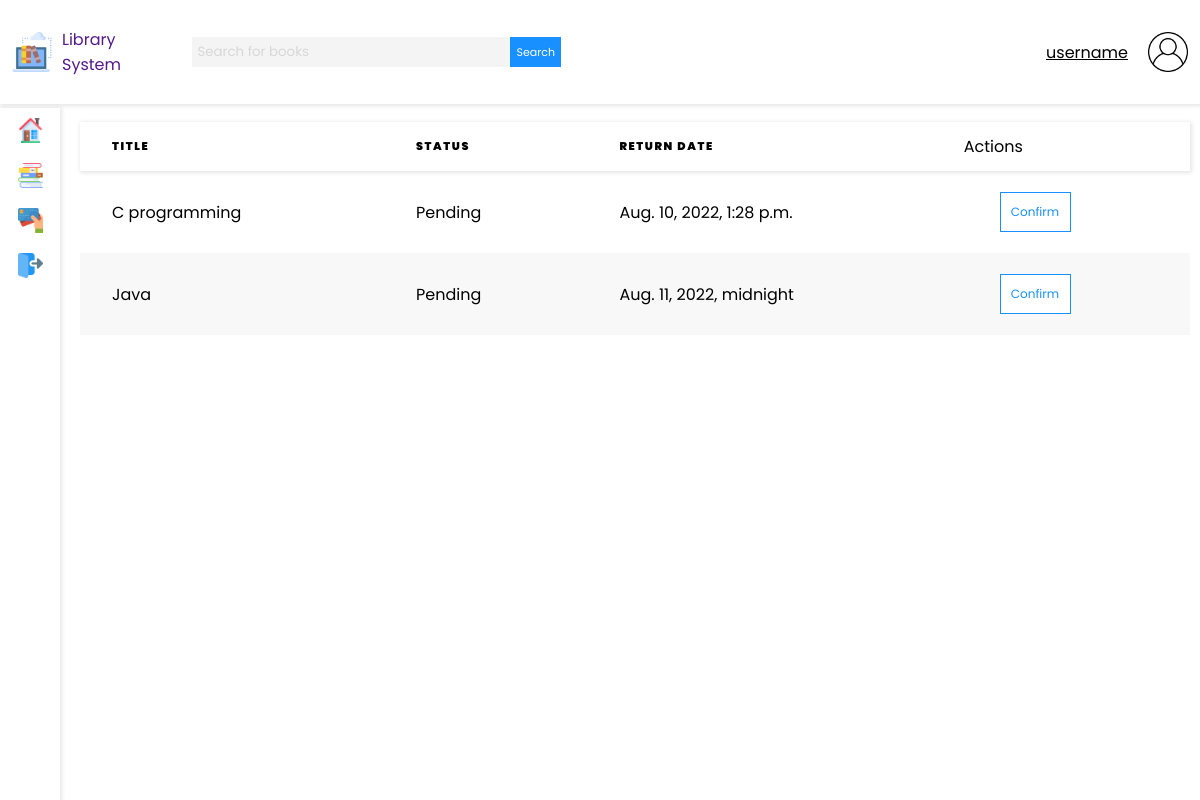
Screenshot of /books/book_requests/ (signed in) with the database file from the repository.
### base/models.py (models this page shows, shortened)
class Order(models.Model):
    STATUS = (
        ('Pending', 'Pending'),
        ('Accepted', 'Accepted'),
        ('Returned', 'Returned'),
    )
    book_name = models.ForeignKey(Book, null=True, on_delete = models.SET_NULL)
    date_borrowed = models.DateTimeField(auto_now_add=False, auto_now= False, blank= True)
    return_date = models.DateTimeField(auto_now_add=False, auto_now= False, blank= True)
    status = models.CharField(max_length=200, null=True, choices=STATUS)
    student_name = models.ForeignKey(User, null=True, on_delete = models.SET_NULL)

class Book(models.Model):
    title = models.CharField(max_length=200)
    author = models.CharField(max_length=200)
    description = models.TextField(null=True, blank=True)
    updated = models.DateField(auto_now=True)
    updated = models.DateField(auto_now_add=True)
    def __str__(self):
        return self.title

### base/views.py (the view)
# urls.py: path('books/book_requests/', views.bookRequests, name='book_requests'),
@login_required(login_url='/login')
def bookRequests(request):
    total_order_count = Order.objects.filter(status='Pending').count()
    total_orders = Order.objects.filter(status='Pending')
    total_borrowed = Order.objects.filter(status='Accepted').count()
    borrowed_books = Order.objects.filter(status="Accepted")
    user_role = Role.objects.get(user=request.user.id)
    total_books = Book.objects.count()
    student_name = User.objects.get(username=request.user)
    context = {
        'total_order_count': total_order_count,
        'total_orders': total_orders,
        'total_borrowed': total_borrowed,
        'user_role': user_role,
        'borrowed_books': borrowed_books,
        'total_books' : total_books,
        'student_name' : student_name,
    }
    return render(request, "books/book_requests.html", context)

### templates/books/book_requests.html (shortened to what this page needs)
{% extends 'main.html' %}
{% load static %}
{% block content %}
{% if user_role.role == 'Student' %}
<div class="">
    <table>
        <thead>
            <tr>
                <th>Title</th>
                <th>Status</th>
                <th>Return Date</th>
                <td>Actions</td>
            </tr>
        </thead>
        <tbody>
            {% for book in total_orders %}
            <tr>
                <td>{{ book.book_name }}</td>
                <td>{{ book.status }}</td>
                <td>{{ book.return_date }}</td>
                <td class="table-actions">
                    <a href="{% url 'confirm_book' book.id %}" class="edit-button">Confirm</a>
                </td>
            </tr>
            {% endfor %}
        </tbody>
    </table>
</div>
{% endif %}
{% endblock %}

### templates/navbar.html
{% load static %}
<nav class="navbar">
    <div class="nav-logo-search">
        <a href="" class="navbar-brand">
            <img class="navbar-image" src="{% static 'images/digital-library.png' %}" alt="">
            <span>Library System</span>
        </a>
        <form method="GET" action="" class="nav-search nav-search-responsive">
            <input value="{{ q }}" name="q" class="nav-search-input" type="text" placeholder="Search for books">
            <button class="nav-search-button" type="submit">Search</button>
        </form>
    </div>
    <div class="nav-user-profile">
        <span>{{ request.user }}</span>
        <img class="navbar-image" src="{% static 'images/user.png' %}" alt="">
    </div>
</nav>

### static/styles/main3.css (style rules this page uses)
body { font-family: 'Poppins', sans-serif; padding: 0; margin: 0; background-color: #fff; box-sizing: border-box; }
a,input,button { text-decoration: none; font-family: 'Poppins'; }
table { border-collapse: collapse; text-align: left; width: 100%; overflow-x: scroll; }
thead { box-shadow: 1px 1px 4px 1px rgba(0, 0, 0, 0.1); }
thead th { padding: 1rem 2rem; text-transform: uppercase; letter-spacing: 0.1rem; font-size: 0.7rem; font-weight: 900; }
tbody td { padding: 1rem 2rem; }
tbody tr:nth-child(even) { background-color: #f8f8f8; }
.table-actions { display: flex; flex-direction: row; }
.navbar { height: 13vh; background-color: #fff; box-shadow: 1px 1px 4px 1px rgba(0, 0, 0, 0.1); display: flex; flex-direction: row; align-items: center; padding: 0 1%; position: fixed; top: 0; left: 0; width: 98%; }
.nav-logo-search { display: flex; width: 50%; justify-content: space-between; align-items: center; }
.navbar-brand { display: block; width: 30%; display: flex; align-items: center; }
.navbar-brand span { margin: 0 10px; }
.navbar-image { height: 40px; width: 40px; }
.nav-search { width: 70%; display: flex; flex-direction: row; margin: 10px 10px; }
.nav-search-input { border: 0; background-color: #f4f4f4; height: 30px; width: 80%; margin: 0; padding: 5px; outline: none; }
.nav-search-input::placeholder { color: #d7d7d7; font-family: 'Poppins'; }
.nav-search-button { background-color: #1890ff; color: #ffffff; border: 0; border-radius: 0; transition: .3s ease-in; font-size: 11px; }
.nav-user-profile { width: 50%; display: flex; justify-content: flex-end; align-items: center; }
.nav-user-profile span { margin: 0 20px; text-decoration: underline; cursor: pointer; }

### static/styles/main9.css (style rules this page uses)
body { font-family: 'Poppins', sans-serif; padding: 0; margin: 0; background-color: #fff; box-sizing: border-box; }
a,input,button { text-decoration: none; font-family: 'Poppins'; }
table { border-collapse: collapse; text-align: left; width: 100%; overflow-x: scroll; }
thead { box-shadow: 1px 1px 4px 1px rgba(0, 0, 0, 0.1); }
thead th { padding: 1rem 2rem; text-transform: uppercase; letter-spacing: 0.1rem; font-size: 0.7rem; font-weight: 900; }
tbody td { padding: 1rem 2rem; }
tbody tr:nth-child(even) { background-color: #f8f8f8; }
.table-actions { display: flex; flex-direction: row; }
.edit-button { display: block; padding: 10px; margin: 5px; border: 1px solid #1890ff; background-color: #fff;; color: #1890ff; text-align: center; transition: .3s ease-in; font-size: 12px; display: flex; align-items: center; width: 30%; }
.navbar { height: 13vh; background-color: #fff; box-shadow: 1px 1px 4px 1px rgba(0, 0, 0, 0.1); display: flex; flex-direction: row; align-items: center; padding: 0 1%; position: fixed; top: 0; left: 0; width: 98%; }
.nav-logo-search { display: flex; width: 50%; justify-content: space-between; align-items: center; }
.navbar-brand { display: block; width: 30%; display: flex; align-items: center; }
.navbar-brand span { margin: 0 10px; }
.navbar-image { height: 40px; width: 40px; }
.nav-search { width: 70%; display: flex; flex-direction: row; margin: 10px 10px; }
.nav-search-input { border: 0; background-color: #f4f4f4; height: 30px; width: 80%; margin: 0; padding: 5px; outline: none; }
.nav-search-input::placeholder { color: #d7d7d7; font-family: 'Poppins'; }
.nav-search-button { background-color: #1890ff; color: #ffffff; border: 0; border-radius: 0; transition: .3s ease-in; font-size: 11px; }
.nav-user-profile { width: 50%; display: flex; justify-content: flex-end; align-items: center; }
.nav-user-profile span { margin: 0 20px; text-decoration: underline; cursor: pointer; }

### rows the page displays
Order: book_name "C programming", status "Pending", return_date "Aug. 10, 2022, 1:28 p.m."
Order: book_name "Java", status "Pending", return_date "Aug. 11, 2022, midnight"

### other values shown
{{ request.user }} "username"
